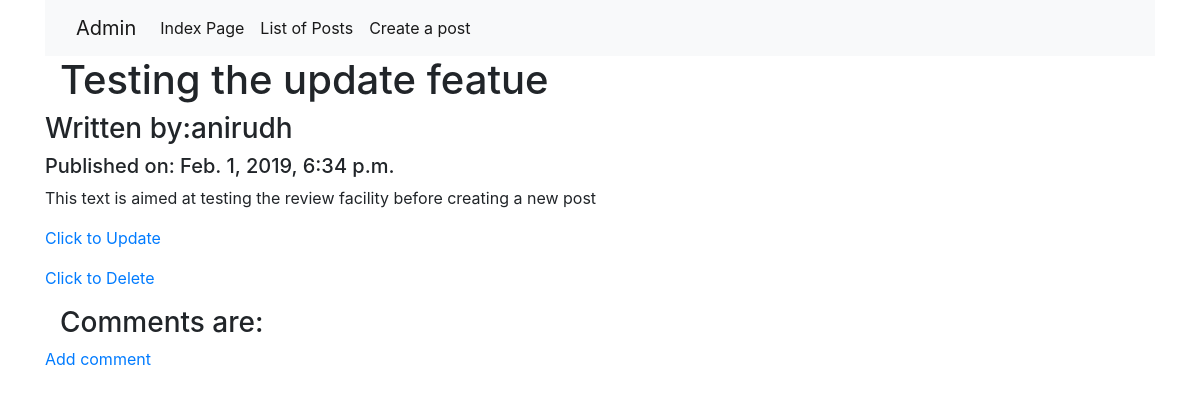
Page /posts/26/ on the earlier database version.
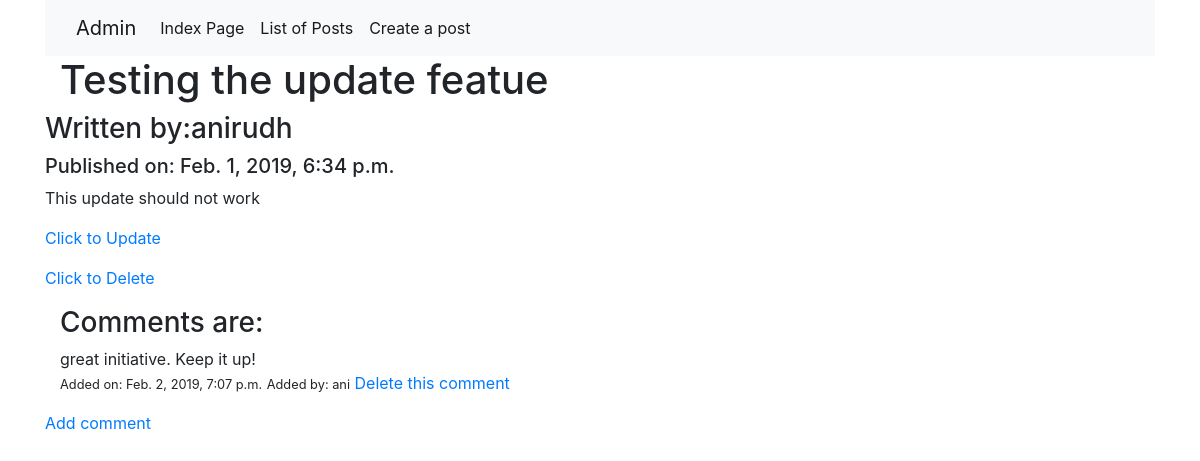
Same page on the later database version.
### blog/models.py (models this page shows, shortened)
class Post(models.Model):
    author = models.ForeignKey("auth.User",on_delete=models.CASCADE)
    title = models.CharField(max_length=256)
    text = models.TextField()
    create_date = models.DateTimeField(default=timezone.now())
    published_date = models.DateTimeField(blank=True,null=True)
    def get_comments(self):
        return Comment.objects.filter(post=self)

class Comment(models.Model):
    author = models.ForeignKey("auth.User",on_delete=models.CASCADE)
    post = models.ForeignKey('Post',related_name='comments',on_delete=models.CASCADE)
    text = models.TextField()
    create_date = models.DateTimeField(default=timezone.now())
    is_approved = models.BooleanField(default=False)

### blog/views.py (the view)
# urls.py: path('posts/<int:pk>/',views.PostDetailView.as_view(),name='post_detail'),
class PostDetailView(DetailView):
    model = Post
    context_object_name = 'post'
    def get_context_data(self,**kwargs):
        context = super().get_context_data(**kwargs)
        return context

### blog/templates/blog/post_detail.html (shortened to what this page needs)
{% extends 'blog/base.html' %}
{% block body_block %}
  <div class="container">
    <h1>{{post.title}}</h1>
  </div>
  <div class="">
    <h3>Written by:{{post.author}}</h3>
  </div>
  <div class="">
    <h5>Published on: {{post.published_date}}</h5>
  </div>
  <p>{{post.text}}</p>
  <p><a href="{% url 'blog:post_update' pk=post.pk%}">Click to Update</a></p>
  <p><a href="{% url 'blog:post_delete_confirm' pk=post.pk%}">Click to Delete</a></p>
  <div class="container">
  <h3>Comments are:</h3>
  {% for comment in post.get_comments %}
    <p>{{comment.text}}<br>
       <small>Added on: {{comment.create_date}}</small>
       <small>Added by: {{comment.author}}</small>
      <a href="{% url 'blog:comment_delete_form' pk=comment.pk%}">Delete this comment</a>
  {% endfor %}
  </div>
  <div class="">
    <p><a href="{% url 'blog:comment_add_form' pk=post.pk%}">Add comment</a></p>
  </div>
{% endblock %}

### blog/templates/blog/base.html (shortened to what this page needs)
<!DOCTYPE html>
<html lang="en" dir="ltr">
  <head>
    <link rel="stylesheet" href="https://stackpath.bootstrapcdn.com/bootstrap/4.2.1/css/bootstrap.min.css">
  </head>
  <body>
    <div class="container">
      <nav class="navbar navbar-expand-lg navbar-light bg-light">
        <div class="container">
          <ul class="navbar-nav mr-auto">
          <li class="nav-item active">
            <a class="navbar-brand" href="{%  url 'admin:index' %}">Admin</a>
          </li>
          <li class="nav-item active">
            <a class="nav-link" href="{%  url 'blog:index_name' %}">Index Page</a>
          </li>
          <li class="nav-item active">
            <a class="nav-link" href="{%  url 'blog:posts_list' %}">List of Posts</a>
          </li>
          <li class="nav-item active">
            <a class="nav-link" href="{%  url 'blog:post_create' %}">Create a post</a>
          </li>
          </ul>
        </div>
      </nav>
   </div>
   <div class="container">
     {% block body_block %}
     {% endblock %}
   </div>
  </body>
</html>

Differences in the rows shown:
changed Post "Testing the update featue": text "This text is aimed at testing the review facility before creating a new post" → "This update should not work"
added Comment: text "great initiative. Keep it up!", create_date "Feb. 2, 2019, 7:07 p.m.", author "ani"
